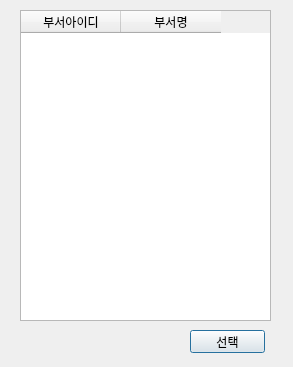
<?xml version="1.0" encoding="UTF-8"?>
<ui version="4.0">
 <class>Dialog</class>
 <widget class="QDialog" name="Dialog">
  <property name="geometry">
   <rect>
    <x>0</x>
    <y>0</y>
    <width>293</width>
    <height>367</height>
   </rect>
  </property>
  <property name="windowTitle">
   <string>Dialog</string>
  </property>
  <widget class="QTableWidget" name="tbl_info">
   <property name="geometry">
    <rect>
     <x>20</x>
     <y>10</y>
     <width>251</width>
     <height>311</height>
    </rect>
   </property>
   <property name="editTriggers">
    <set>QAbstractItemView::AnyKeyPressed|QAbstractItemView::DoubleClicked|QAbstractItemView::EditKeyPressed</set>
   </property>
   <property name="selectionBehavior">
    <enum>QAbstractItemView::SelectRows</enum>
   </property>
   <column>
    <property name="text">
     <string>부서아이디</string>
    </property>
   </column>
   <column>
    <property name="text">
     <string>부서명</string>
    </property>
   </column>
  </widget>
  <widget class="QPushButton" name="btn_confirm">
   <property name="geometry">
    <rect>
     <x>190</x>
     <y>330</y>
     <width>75</width>
     <height>23</height>
    </rect>
   </property>
   <property name="text">
    <string>선택</string>
   </property>
  </widget>
 </widget>
 <resources/>
 <connections/>
</ui>
